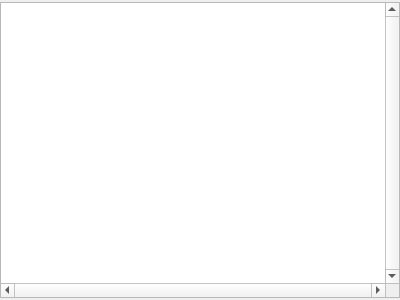
<ui version="4.0" >
 <author/>
 <comment/>
 <exportmacro/>
 <class>BrowseReports</class>
 <widget class="QWidget" name="BrowseReports" >
  <property name="objectName" >
   <string notr="true" >Form</string>
  </property>
  <property name="geometry" >
   <rect>
    <x>0</x>
    <y>0</y>
    <width>400</width>
    <height>300</height>
   </rect>
  </property>
  <property name="windowTitle" >
   <string>Form</string>
  </property>
  <layout class="QGridLayout" >
   <property name="leftMargin" >
    <number>0</number>
   </property>
   <property name="topMargin" >
    <number>2</number>
   </property>
   <property name="rightMargin" >
    <number>0</number>
   </property>
   <property name="bottomMargin" >
    <number>2</number>
   </property>
   <item row="1" column="0" colspan="6" >
    <widget class="QTableView" name="tvReports" >
     <property name="verticalScrollBarPolicy" >
      <enum>Qt::ScrollBarAlwaysOn</enum>
     </property>
     <property name="horizontalScrollBarPolicy" >
      <enum>Qt::ScrollBarAlwaysOn</enum>
     </property>
     <property name="alternatingRowColors" >
      <bool>true</bool>
     </property>
     <property name="selectionMode" >
      <enum>QAbstractItemView::SingleSelection</enum>
     </property>
     <property name="selectionBehavior" >
      <enum>QAbstractItemView::SelectRows</enum>
     </property>
     <property name="sortingEnabled" >
      <bool>true</bool>
     </property>
    </widget>
   </item>
  </layout>
 </widget>
 <pixmapfunction/>
 <connections/>
</ui>
